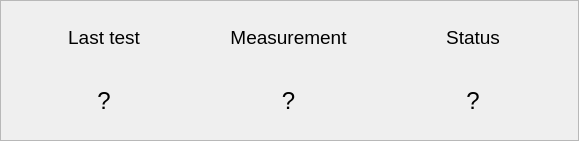
   <widget class="QFrame" name="fSlot_3">
    <property name="geometry">
     <rect>
      <x>678</x>
      <y>172</y>
      <width>579</width>
      <height>141</height>
     </rect>
    </property>
    <property name="autoFillBackground">
     <bool>false</bool>
    </property>
    <property name="styleSheet">
     <string notr="true"/>
    </property>
    <property name="frameShape">
     <enum>QFrame::StyledPanel</enum>
    </property>
    <property name="frameShadow">
     <enum>QFrame::Raised</enum>
    </property>
    <widget class="QWidget" name="gridLayoutWidget_4">
     <property name="geometry">
      <rect>
       <x>12</x>
       <y>6</y>
       <width>553</width>
       <height>126</height>
      </rect>
     </property>
     <property name="font">
      <font>
       <pointsize>14</pointsize>
      </font>
     </property>
     <layout class="QGridLayout" name="table_PN_test_3">
      <property name="sizeConstraint">
       <enum>QLayout::SetDefaultConstraint</enum>
      </property>
      <property name="spacing">
       <number>1</number>
      </property>
      <item row="0" column="1">
       <widget class="QLabel" name="lbl_lbl_measurement_3">
        <property name="font">
         <font>
          <pointsize>14</pointsize>
         </font>
        </property>
        <property name="text">
         <string>Measurement</string>
        </property>
        <property name="alignment">
         <set>Qt::AlignCenter</set>
        </property>
       </widget>
      </item>
      <item row="1" column="1">
       <widget class="QLabel" name="lbl_measurement_3">
        <property name="font">
         <font>
          <pointsize>18</pointsize>
         </font>
        </property>
        <property name="text">
         <string>?</string>
        </property>
        <property name="alignment">
         <set>Qt::AlignCenter</set>
        </property>
       </widget>
      </item>
      <item row="1" column="0">
       <widget class="QLabel" name="lbl_test_no_3">
        <property name="font">
         <font>
          <pointsize>18</pointsize>
         </font>
        </property>
        <property name="text">
         <string>?</string>
        </property>
        <property name="alignment">
         <set>Qt::AlignCenter</set>
        </property>
       </widget>
      </item>
      <item row="0" column="2">
       <widget class="QLabel" name="lbl_lbl_ResultTest_3">
        <property name="font">
         <font>
          <pointsize>14</pointsize>
         </font>
        </property>
        <property name="text">
         <string>Status</string>
        </property>
        <property name="alignment">
         <set>Qt::AlignCenter</set>
        </property>
       </widget>
      </item>
      <item row="1" column="2">
       <widget class="QLabel" name="lbl_ResultTest_3">
        <property name="font">
         <font>
          <pointsize>18</pointsize>
         </font>
        </property>
        <property name="text">
         <string>?</string>
        </property>
        <property name="alignment">
         <set>Qt::AlignCenter</set>
        </property>
       </widget>
      </item>
      <item row="0" column="0">
       <widget class="QLabel" name="lbl_lbl_test_no_3">
        <property name="font">
         <font>
          <pointsize>14</pointsize>
         </font>
        </property>
        <property name="text">
         <string>Last test</string>
        </property>
        <property name="alignment">
         <set>Qt::AlignCenter</set>
        </property>
       </widget>
      </item>
     </layout>
    </widget>
   </widget>
